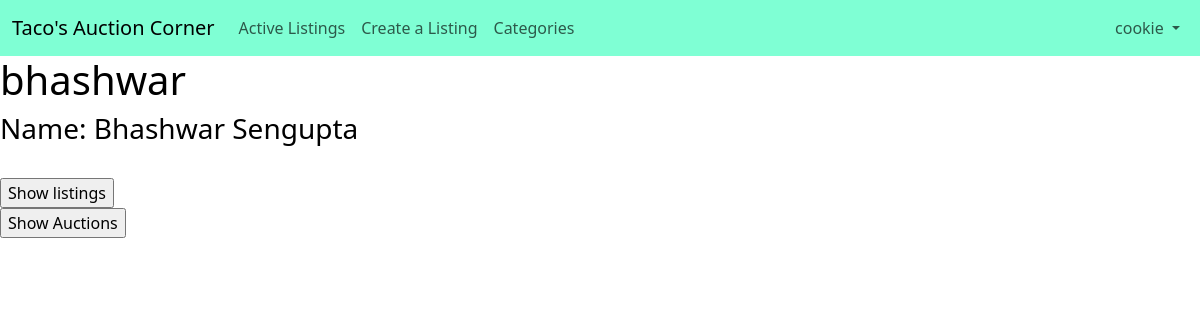
Page /profile/bhashwar/ (signed in) on the committed database.
### auctions/models.py (models this page shows)
class User(AbstractUser):
    first_name = models.CharField(max_length=64)
    last_name = models.CharField(max_length=64)

### auctions/views.py (the view, shortened to what this page needs)
# urls.py: path("profile/<str:username>/", views.profile, name="profile")
@login_required(redirect_field_name=None, login_url="/login")
def profile(request, username):
    user = User.objects.get(username=username)
    view = None
    return render(request, "auctions/profile.html", {
        "profile": user, "view": view
    })

### auctions/templates/auctions/profile.html (shortened to what this page needs)
{% extends "auctions/layout.html" %}
{% load static %}
{% block body %}
    <div>
        <h1>{{ profile.username }}</h1>
    </div>
    <div>
        <h3>Name:&nbsp;{{ profile.first_name }}&nbsp;{{ profile.last_name }}</h3>
    </div>
    <br>
    <div>
        <form action="{% url 'profile' profile.username %}" method="post">
            <input type="submit" value="Show listings">
        </form>
        <form action="{% url 'profile' profile.username %}" method="post">
            <input type="submit" value="Show Auctions">
        </form>
    </div>
{% endblock %}

### auctions/templates/auctions/layout.html (shortened to what this page needs)
{% load static %}
<!DOCTYPE html>
<html lang="en">
    <head>
        <link href="https://cdn.jsdelivr.net/npm/bootstrap@5.3.0/dist/css/bootstrap.min.css" rel="stylesheet">
        <link href="{% static 'auctions/styles.css' %}" rel="stylesheet">
    </head>
    <body>
        <nav class="navbar navbar-expand-lg navbar-light" style="background-color:aquamarine;">
          <div class="container-fluid">
            <a class="navbar-brand" href="#">Taco's Auction Corner</a>
            <div class="collapse navbar-collapse" id="navbarSupportedContent">
              <ul class="navbar-nav me-auto mb-2 mb-lg-0">
                <div id="partition">
                  <div id="partition-1">
                    <li class="nav-item">
                      <a class="nav-link" aria-current="page" href="{% url 'index' %}">Active Listings</a>
                    </li>
                    {% if user.is_authenticated %}
                      <li class="nav-item">
                        <a class="nav-link" href="{% url 'addlisting' %}">Create a Listing</a>
                      </li>
                      <li class="nav-item">
                        <a class="nav-link" href="{% url 'categories' %}">Categories</a>
                      </li>
                    {% endif %}
                  </div>
                  <div id="partition-2">
                    {% if user.is_authenticated %}
                      <li class="nav-item dropdown">
                        <a class="nav-link dropdown-toggle" href="#" id="navbarDropdown" role="button" data-bs-toggle="dropdown" aria-expanded="false">
                          {{ user.username }}
                        </a>
                      </li>
                    {% endif %}
                  </div>
                </div>
              </ul>
            </div>
          </div>
        </nav>
        {% block body %}
        {% endblock %}
    </body>
</html>

### auctions/static/auctions/styles.css (style rules this page uses)
body { color: black; }
ul.navbar-nav { width: 100%; }
#partition { display: flex; justify-content: space-between; width: 100%; }
#partition-1 { display: flex; }

### rows in the picture
User: username "cookie"
User: username "bhashwar", first_name "Bhashwar", last_name "Sengupta"
